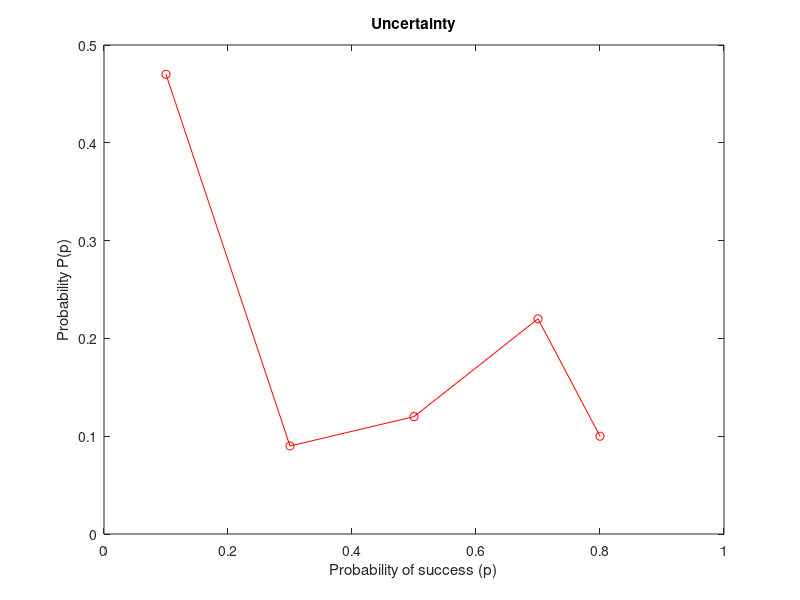

Recreate this plot in MATLAB. (Note: this script raises an error after producing the figure.)
%% Aggressive, Soft-Robust and Robust Policy for MDP via offline Q-learning
% Code submitted for group project, DA671, 2023, IITG
% Group Members: Vikky Masih, Omendra Gangwar,Prakhar Kumar Sonkar,
%                Karnati Saipriya, Sushant Suresh Pargaonkar.
% 
% Reference paper for MDP model and Soft-Robust Policy:  
% Derman, Esther, Daniel J. Mankowitz, Timothy A. Mann, and Shie Mannor. 
% "Soft-robust actor-critic policy-gradient." arXiv preprint 
% arXiv:1803.04848 (2018).
%
% (c) 2023, Vikky Masih, Research Scholar, MFS DS&AI, IITG.
% Free for educational use.

clc
clear all
close all
format longG
rng('default')

%% Model information
% One step MDP with 7 states and 3 actions. 
% It has fixed starting state. (S1)
% All other states are terminal states {S2,...,S7}.
% Rewards are deterministic. (R(s,a,s')->constant)
% Transition matrix is dependent on parameter p. (look at getMDP(p)) 
% p belongs to a given uncertainty set.
% The uncertainty set has a constant probability distribution.
% A nominal model is defined by a given nominal p.

Nominal_p=0.8;
Uncertainty_set=[0.1,0.7,0.8,0.3,0.5];
Weighting_distr=[0.47,0.22,0.1,0.09,0.12];

numEpisodesTrain=50000;
numEpisodesTest=10000;
epsilonGreedy=@(t) 7/(t^0.7);
stepSizeQ=0.01;
discountFactor=1;

%% Visualizing uncertainty
[~,I]=sort(Uncertainty_set);
f=figure;
plot(Uncertainty_set(I),Weighting_distr(I),'-or');
xlabel("Probability of success (p)")
ylabel("Probability P(p)")
title("Uncertainty")
xlim([0,1]);
ylim([0,0.5]);
exportgraphics(f,"Uncertainty.png","Resolution",300);

%% Displaying success probabilites for different modes
Expected_p=Weighting_distr*Uncertainty_set';
fprintf("p_aggressive = %g\n",max(Uncertainty_set));
fprintf("p_soft_robust = E(p) = %g\n",Expected_p);
fprintf("p_robust = %g\n",min(Uncertainty_set));
disp("---------------------------------------------")

%% Offline Q-learning for different modes
modes=["Aggressive","Soft-Robust","Robust"];
numModes=length(modes);
[P_nom,R_nom] = getMDP(Nominal_p);
[P_bar,~] = getMDP(Expected_p);
[P_robust,~]= getMDP(min(Uncertainty_set));
[P_agg,~] = getMDP(max(Uncertainty_set));
[numStates,numActions,~]=size(P_nom);
terminalStates=[2,3,4,5,6,7];

recordSAR_train=zeros(numModes,numEpisodesTrain,3);
recordQ=zeros(numModes,numStates,numActions);
for mode=modes
    Q=zeros(numStates,numActions);
    
    i=(modes==mode);
    if mode=="Aggressive"
        P=P_agg;
    elseif mode=="Robust"
        P=P_robust;
    else
        P=P_bar;
    end

    for episode=1:numEpisodesTrain
        while true
            % Initialize State
            S=1; 
        
            % Epsilon greedy action selection
            if sum(Q(S,:).^2)==0
                A=mod((episode-1),numActions)+1;
            else
                [~,A]=max(Q(S,:));
                if rand<=epsilonGreedy(episode)
                    e=1:numActions;
                    e=e(e~=A);
                    A=e(randi(numActions-1));
                end
            end
            
            % Reward and Next Action
            S_next=discreteSamples(reshape(P(S,A,:),1,[]),1);
            R=R_nom(S,A,S_next);
            recordSAR_train(i,episode,:)=[S,A,R];

            % Q-learning update
            Q(S,A)=Q(S,A)+ ...
                   stepSizeQ*(R+discountFactor*max(Q(S_next,:))-Q(S,A));
            S=S_next;
            if any(S==terminalStates)
                break
            end
        end
    end
    disp("Q values for "+mode+" Policy:")
    disp(Q)
    disp("---------------------------------------------")
    recordQ(i,:,:)=Q;
end

%% Offline Q-learning results
f=figure;
hold on
z=((1:length(recordSAR_train))');
plot(cumsum(reshape(recordSAR_train(1,:,3),[],1))./z,'-r')
plot(cumsum(reshape(recordSAR_train(2,:,3),[],1))./z,'-b')
plot(cumsum(reshape(recordSAR_train(3,:,3),[],1))./z,'-g')
legend(modes)
ylabel("Average Reward")
xlabel("Decision Epochs")
title("Offline Q Learning")
hold off
exportgraphics(f,"Offline-Q-Learning.png","Resolution",300);

%% Policy evaluation on nominal model
P=P_nom;
recordSAR_test=zeros(numModes,numEpisodesTest,3);
for mode=modes
    i=(modes==mode);
    for episode=1:numEpisodesTest
        while true
            % Initialize State
            S=1; 

            % Action Selection
            [~,A]=max(recordQ(i,S,:));

            % Reward and Next Action
            S_next=discreteSamples(reshape(P(S,A,:),1,[]),1);
            R=R_nom(S,A,S_next);
            recordSAR_test(i,episode,:)=[S,A,R];

            S=S_next;
            if any(S==terminalStates)
                break
            end
        end
    end
end

%% Policy evaluations results for nominal model
f=figure;
hold on
z=((1:length(recordSAR_test))');
plot(cumsum(reshape(recordSAR_test(1,1:end,3),[],1))./z,'-r')
plot(cumsum(reshape(recordSAR_test(2,1:end,3),[],1))./z,'-b')
plot(cumsum(reshape(recordSAR_test(3,1:end,3),[],1))./z,'-g')
legend(modes)
ylabel("Average Reward")
xlabel("Decision Epochs")
title("Testing Performance (Nominal Model)")
hold off
exportgraphics(f,"Testing_Performance_NominalModel.png","Resolution",300);

%% Policy performance vs probability of success
p_values=linspace(0.1,0.9,9);
perf_all=zeros(numModes,length(p_values));
for p=p_values
    [P,~] = getMDP(p);
    for mode=modes
        i=(modes==mode);
        cum_R=0;
        for episode=1:numEpisodesTest
            while true
                % Initialize State
                S=1; 

                % Action Selection
                [~,A]=max(recordQ(i,S,:));

                % Reward and Next Action
                S_next=discreteSamples(reshape(P(S,A,:),1,[]),1);
                R=R_nom(S,A,S_next);
                cum_R=cum_R+R;
                S=S_next;
                if any(S==terminalStates)
                    break
                end
            end
        end
        perf_all(i,p==p_values)=cum_R/numEpisodesTest;
    end
end

%% Results for Policy performance vs probability of success
f=figure;
hold on
plot(p_values,perf_all(1,:),'-or')
plot(p_values,perf_all(2,:),'-ob')
plot(p_values,perf_all(3,:),'-og')
legend(modes)
ylabel("Average Reward")
xlabel("Probability of success")
title("Performance")
hold off
exportgraphics(f,"Performance.png","Resolution",300);

%% Discrete Sampling (Roulette wheel)
function x=discreteSamples(p,n)
    edges=[0 cumsum(p)];
    le=edges(1:end-1);
    re=edges(2:end);
    rv=rand(n,1)*edges(end);
    [~,x]=max(((rv>=le).*(rv<re)),[],2);
end

%% MDP Specification T(s,a,s'), R(s,a,s')
% One step MDP with 7 states and 3 actions. 
% Rewards are deterministic. (R(s,a,s')->constant)
% Transition matrix is dependent on parameter p. 
function [T,R]=getMDP(p)
    T=zeros(7,3,7);
    R=zeros(7,3,7);
    T(1,1,2)=p;
    R(1,1,2)=10^5;
    T(1,1,3)=1-p;
    R(1,1,3)=-10^5;
    T(1,2,4)=p;
    R(1,2,4)=5000;
    T(1,2,5)=1-p;
    R(1,2,5)=-500;
    T(1,3,6)=p;
    R(1,3,6)=2000;
    T(1,3,7)=1-p;
    R(1,3,7)=0;
    T(2:7,:,1)=1;
end